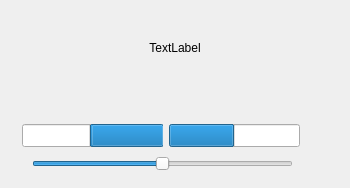
<?xml version="1.0" encoding="UTF-8"?>
<ui version="4.0">
 <class>outputV2</class>
 <widget class="QWidget" name="outputV2">
  <property name="geometry">
   <rect>
    <x>0</x>
    <y>0</y>
    <width>350</width>
    <height>188</height>
   </rect>
  </property>
  <property name="windowTitle">
   <string>Form</string>
  </property>
  <layout class="QGridLayout" name="gridLayout">
   <property name="leftMargin">
    <number>0</number>
   </property>
   <property name="topMargin">
    <number>0</number>
   </property>
   <property name="rightMargin">
    <number>0</number>
   </property>
   <property name="bottomMargin">
    <number>0</number>
   </property>
   <item row="0" column="0">
    <widget class="QFrame" name="frameBorder">
     <property name="frameShape">
      <enum>QFrame::NoFrame</enum>
     </property>
     <property name="frameShadow">
      <enum>QFrame::Raised</enum>
     </property>
     <layout class="QVBoxLayout" name="verticalLayout">
      <property name="spacing">
       <number>0</number>
      </property>
      <property name="leftMargin">
       <number>2</number>
      </property>
      <property name="topMargin">
       <number>1</number>
      </property>
      <property name="rightMargin">
       <number>2</number>
      </property>
      <property name="bottomMargin">
       <number>2</number>
      </property>
      <item>
       <widget class="QLabel" name="label">
        <property name="text">
         <string>TextLabel</string>
        </property>
        <property name="alignment">
         <set>Qt::AlignCenter</set>
        </property>
        <property name="margin">
         <number>0</number>
        </property>
       </widget>
      </item>
      <item>
       <widget class="QFrame" name="frameSlider">
        <property name="frameShape">
         <enum>QFrame::NoFrame</enum>
        </property>
        <property name="frameShadow">
         <enum>QFrame::Raised</enum>
        </property>
        <property name="lineWidth">
         <number>0</number>
        </property>
        <widget class="QProgressBar" name="pbLow">
         <property name="geometry">
          <rect>
           <x>20</x>
           <y>30</y>
           <width>141</width>
           <height>23</height>
          </rect>
         </property>
         <property name="maximum">
          <number>1000</number>
         </property>
         <property name="value">
          <number>500</number>
         </property>
         <property name="textVisible">
          <bool>false</bool>
         </property>
         <property name="invertedAppearance">
          <bool>true</bool>
         </property>
         <property name="textDirection">
          <enum>QProgressBar::TopToBottom</enum>
         </property>
         <property name="format">
          <string/>
         </property>
        </widget>
        <widget class="QProgressBar" name="pbHigh">
         <property name="geometry">
          <rect>
           <x>167</x>
           <y>30</y>
           <width>131</width>
           <height>23</height>
          </rect>
         </property>
         <property name="maximum">
          <number>1000</number>
         </property>
         <property name="value">
          <number>500</number>
         </property>
         <property name="textVisible">
          <bool>false</bool>
         </property>
         <property name="format">
          <string/>
         </property>
        </widget>
        <widget class="QSlider" name="sliderOutput">
         <property name="geometry">
          <rect>
           <x>30</x>
           <y>60</y>
           <width>261</width>
           <height>20</height>
          </rect>
         </property>
         <property name="minimum">
          <number>-1000</number>
         </property>
         <property name="maximum">
          <number>1000</number>
         </property>
         <property name="orientation">
          <enum>Qt::Horizontal</enum>
         </property>
         <property name="invertedAppearance">
          <bool>false</bool>
         </property>
         <property name="invertedControls">
          <bool>false</bool>
         </property>
        </widget>
        <zorder>pbHigh</zorder>
        <zorder>pbLow</zorder>
        <zorder>sliderOutput</zorder>
       </widget>
      </item>
     </layout>
    </widget>
   </item>
  </layout>
 </widget>
 <resources/>
 <connections/>
</ui>
